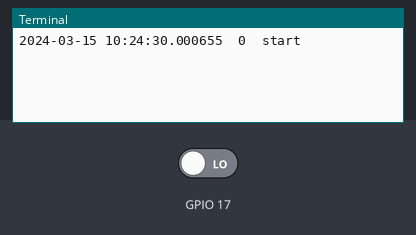
Recording of a program running on a simulated Raspberry Pi (BCM pin numbers), started with the arguments --pin 17. Parts: the last lines printed to the terminal. Inputs (shaded band) come from the test bench; at power-on: GPIO 17 LOW. The clock reads 2024-03-15 10:24:30 at power-on unless the program sets it.

Above: at 1.2 s.
1.3 s: GPIO 17 driven HIGH
At 11.2 s:
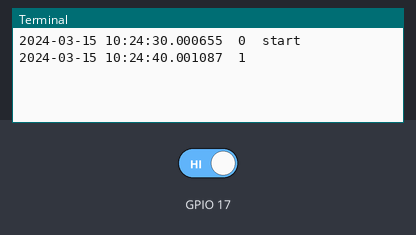
11.5 s: GPIO 17 driven LOW
At 21.4 s:
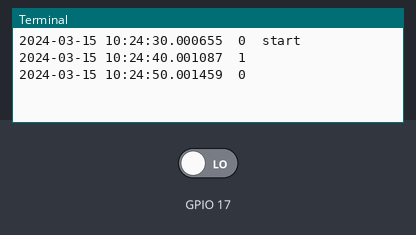

Measured:
- after the input at 1.3 s, the terminal: prints a new line after 8.7 s (image 1)
- after the input at 11.5 s, the terminal: prints a new line after 8.5 s (image 2)

The program:

gpio-polling.py
```python
#!/usr/bin/env python
# -*- coding: utf-8 -*-

'''
gpio-polling.py
Periodically poll a specified gpio pin on a Raspberry Pi and print when and what it changed to.
Can specify pin, polling period, pin pull up/down, inverted output.
A new instance will start by printing out current time and state.
Periodically poll a specified GPIO input and output whenever a change has been noticed.\nEach time program starts, the current state is printed along with 'start'

The gpio-pollingd.sh is an example of an init.d script which runs gpio-polling as daemons on startup for various pins and outputs to a time stamped file for that instance.

• dependancies:
RPi.GPIO python module

• usage:
usage: gpio_polling.py [-h] -p PIN [-T PERIOD] [-P PUD] [-i]

arguments:
  -h, --help            show this help message and exit
  -p PIN, --pin PIN     GPIO pin to poll
  -T PERIOD, --period PERIOD
                        polling period in seconds. default 10s.
  -P PUD, --pud PUD     set pin pull up/down. -1, 0, 1 for pull down, off, up. default 0.
  -i, --invert          invert output. default false.

• usage example
gpio-polling -p17 >> pin17.log

Had tried using interupts driven by a Schmitt trigger but was still getting false readings so ended up using polling method.
Setup with current sensor clamp on a wire running to hot water heater and used a comparitor and a Schmitt trigger buffer to sense when the thermostat turned on and off.

• setup:
if running as daemon, edit gpio_pollingd to specific needs.
	make sure scripts have execute permissions.
sudo chmod 755 gpio-polling.py gpio-pollingd.sh
	copy scripts over to appropriate locations:
sudo cp gpio-polling.py /usr/local/bin/gpio-polling
sudo cp gpio-pollingd.sh /etc/init.d/gpio-pollingd
	register script at startup:
sudo update-rc.d gpio-pollingd defaults

	un-register script at startup:
sudo update-rc.d -f  gpio-pollingd remove

• TODO:
-output file?
-format output?

• History
2015-09-14: created (Devon Fyson)

refs:
http://RasPi.tv/how-to-use-interrupts-with-python-on-the-raspberry-pi-and-rpi-gpio-part-3

# TODO:
#

'''

import time
import datetime
import RPi.GPIO as GPIO
import sys
import argparse

#user variables
pin = 0 #pin to be used
invert = False #invert output
period = 10 #polling period in seconds
#number = 0 #number of polls. 0 is infinite. (Currently not impliments)
pud = 0 #pullup resistors. Either -1, 0, 1 for down, off, up.

#internal variables
stateOld = False #holds the last state of the pin.
i = 0 #iteration number

def args(): #parse arguments
	global pin
	global period
	global pud
	global invert

	parser = argparse.ArgumentParser(description = "Periodically poll a specified GPIO input and output whenever a change has been noticed.\nEach time program starts, the current state is printed along with 'start'.")
	parser.add_argument('-p', '--pin', help='GPIO pin to poll (required argument)', required=True)
	parser.add_argument('-T', '--period', help='polling period in seconds. default 10s.', default=10)
	parser.add_argument('-P', '--pud', help='set pin pull up/down. -1, 0, 1 for pull down, off, up. default 0.', default=0)
	parser.add_argument('-i', '--invert', help='invert output. default false', action='store_true')

	args = parser.parse_args()
	if args.pin is not None:
		pin = int(args.pin)
	else:
		print >> sys.stderr, "No pin specified. Exiting."
		exit(1)
	period = float(args.period)
	pud = int(args.pud)
	if args.invert:
		invert = True

def main():
	global pin
	global period
	global pud
	global stateOld
	global i

	args()

	#print str(datetime.datetime.now())+"\tstart"
	#sys.stdout.flush() #won't flush buffer until process is killed (or maybe if buffer fills up)
	#f = open('waterheater2.log', 'a')
	#f.write(str(datetime.datetime.now())+"\tstart\n")
	#f.flush()

	GPIO.setmode(GPIO.BCM) # tell the GPIO module that we want to use the chip's pin numbering scheme
	if pud == -1:
		pudp=GPIO.PUD_DOWN
	elif pud == 0:
		pudp=GPIO.PUD_OFF
	elif pud == 1:
		pudp=GPIO.PUD_UP
	else:
		print >> sys.stderr, "invalid pull-up/down state specified. Exiting."
		sys.exit(1)

	#Setup GPIO ports: internal pull up/down resistors.
	GPIO.setup(pin, GPIO.IN, pull_up_down=pudp)
	stateOld=False

	try:
		while True:
			poll()
			i += 1
			time.sleep(period)

	finally:
		GPIO.cleanup() # clean up GPIO on normal exit


def poll(): #callback?
	global pin
	global invert
	global stateOld #holds the last state of the pin.
	global invert
	global i
	stateNew = GPIO.input(pin) # = 1 if rising.
	start = ""
	if i == 0: #so no matter the state of the pin, it is output soon as the script starts up.
		stateOld = ~stateNew
		start = "\tstart"
	if stateNew != stateOld:
		print str(datetime.datetime.now())+"\t"+str(invert ^ stateNew)+start
		sys.stdout.flush()
		#f.write(str(datetime.datetime.now())+"\t"+str(stateNew)+"\n")
		#f.flush()
	stateOld = stateNew

if __name__ == "__main__":
	main()
```
